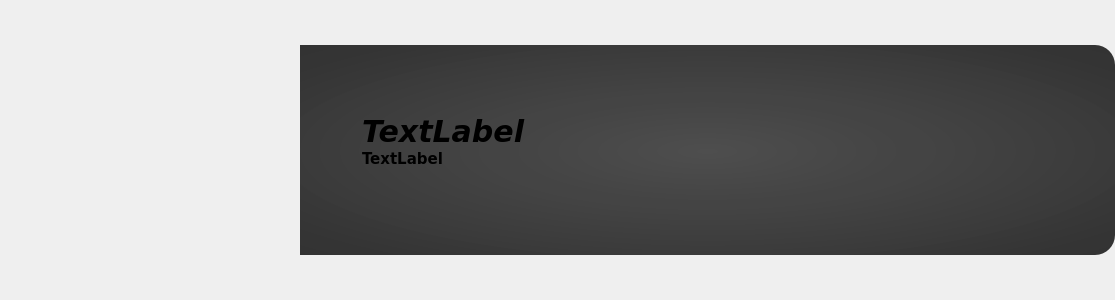
<?xml version="1.0" encoding="UTF-8"?>
<ui version="4.0">
 <class>MainWindow</class>
 <widget class="QMainWindow" name="MainWindow">
  <property name="geometry">
   <rect>
    <x>0</x>
    <y>0</y>
    <width>1115</width>
    <height>300</height>
   </rect>
  </property>
  <property name="minimumSize">
   <size>
    <width>1115</width>
    <height>300</height>
   </size>
  </property>
  <property name="maximumSize">
   <size>
    <width>1115</width>
    <height>300</height>
   </size>
  </property>
  <property name="windowTitle">
   <string>MainWindow</string>
  </property>
  <widget class="QWidget" name="centralwidget">
   <property name="minimumSize">
    <size>
     <width>1115</width>
     <height>300</height>
    </size>
   </property>
   <property name="maximumSize">
    <size>
     <width>1115</width>
     <height>300</height>
    </size>
   </property>
   <property name="styleSheet">
    <string notr="true">#widget_Song{
	border-image: url(:/prefijoNuevo/Spotify_visualizer_logo.png);
	border-top-right-radius: 20px;
	border-bottom-right-radius: 20px;
}

#widget_AlbumCover{
	
	border-image: url(:/prefijoNuevo/Spotify_visualizer_logo.png);
	border-radius: 20px;
}</string>
   </property>
   <layout class="QHBoxLayout" name="horizontalLayout">
    <property name="spacing">
     <number>0</number>
    </property>
    <property name="leftMargin">
     <number>0</number>
    </property>
    <property name="topMargin">
     <number>0</number>
    </property>
    <property name="rightMargin">
     <number>0</number>
    </property>
    <property name="bottomMargin">
     <number>0</number>
    </property>
    <item alignment="Qt::AlignmentFlag::AlignLeft|Qt::AlignmentFlag::AlignVCenter">
     <widget class="QWidget" name="widget_AlbumCover" native="true">
      <property name="minimumSize">
       <size>
        <width>300</width>
        <height>300</height>
       </size>
      </property>
      <property name="maximumSize">
       <size>
        <width>300</width>
        <height>300</height>
       </size>
      </property>
      <property name="styleSheet">
       <string notr="true">#widget_AlbumCover{
	border-image: url(:/prefijoNuevo/Spotify_visualizer_logo.png);
}
</string>
      </property>
      <layout class="QVBoxLayout" name="verticalLayout">
       <property name="spacing">
        <number>0</number>
       </property>
       <property name="leftMargin">
        <number>0</number>
       </property>
       <property name="topMargin">
        <number>0</number>
       </property>
       <property name="rightMargin">
        <number>0</number>
       </property>
       <property name="bottomMargin">
        <number>0</number>
       </property>
      </layout>
     </widget>
    </item>
    <item alignment="Qt::AlignmentFlag::AlignVCenter">
     <widget class="QWidget" name="widget_Song" native="true">
      <property name="minimumSize">
       <size>
        <width>815</width>
        <height>210</height>
       </size>
      </property>
      <property name="maximumSize">
       <size>
        <width>0</width>
        <height>210</height>
       </size>
      </property>
      <property name="styleSheet">
       <string notr="true">#widget_Song{
	border-image: url(:/prefijoNuevo/Spotify_visualizer_logo.png);
}

</string>
      </property>
      <layout class="QVBoxLayout" name="verticalLayout_2">
       <property name="spacing">
        <number>0</number>
       </property>
       <property name="leftMargin">
        <number>0</number>
       </property>
       <property name="topMargin">
        <number>0</number>
       </property>
       <property name="rightMargin">
        <number>0</number>
       </property>
       <property name="bottomMargin">
        <number>0</number>
       </property>
       <item>
        <widget class="QWidget" name="widget_InfoSong" native="true">
         <property name="styleSheet">
          <string notr="true">#widget_InfoSong{
	/*background-color: qradialgradient(spread:pad, cx:0.5, cy:0.5, radius:2, fx:0.499963, fy:0.506, stop:0 rgba(1, 1, 1, 173), stop:1 rgba(111, 111, 111, 255));*/
	
	background-color: qradialgradient(spread:pad, cx:0.5, cy:0.5, radius:2, fx:0.499963, fy:0.506, stop:0 rgba(1, 1, 1, 173), stop:1 rgba(0, 0, 0, 255));
	border-top-right-radius: 20px;
	border-bottom-right-radius: 20px;
}

#label_SongName{
	font-family: Verdana;
	font-size: 30px;
	font-style: italic;
	font-weight: bold;
}

#label_SongArtist{
	font-family: Verdana;
	font-size: 15px;
	font-weight: bold;	
}


</string>
         </property>
         <layout class="QVBoxLayout" name="verticalLayout_3">
          <property name="spacing">
           <number>0</number>
          </property>
          <property name="leftMargin">
           <number>0</number>
          </property>
          <property name="topMargin">
           <number>0</number>
          </property>
          <property name="rightMargin">
           <number>0</number>
          </property>
          <property name="bottomMargin">
           <number>0</number>
          </property>
          <item>
           <widget class="QWidget" name="widget_2" native="true">
            <layout class="QHBoxLayout" name="horizontalLayout_2">
             <property name="spacing">
              <number>0</number>
             </property>
             <property name="leftMargin">
              <number>0</number>
             </property>
             <property name="topMargin">
              <number>0</number>
             </property>
             <property name="rightMargin">
              <number>0</number>
             </property>
             <property name="bottomMargin">
              <number>0</number>
             </property>
             <item>
              <spacer name="horizontalSpacer">
               <property name="orientation">
                <enum>Qt::Orientation::Horizontal</enum>
               </property>
               <property name="sizeType">
                <enum>QSizePolicy::Policy::Minimum</enum>
               </property>
               <property name="sizeHint" stdset="0">
                <size>
                 <width>62</width>
                 <height>20</height>
                </size>
               </property>
              </spacer>
             </item>
             <item alignment="Qt::AlignmentFlag::AlignLeft|Qt::AlignmentFlag::AlignBottom">
              <widget class="QLabel" name="label_SongName">
               <property name="minimumSize">
                <size>
                 <width>750</width>
                 <height>0</height>
                </size>
               </property>
               <property name="maximumSize">
                <size>
                 <width>750</width>
                 <height>16777215</height>
                </size>
               </property>
               <property name="text">
                <string>TextLabel</string>
               </property>
              </widget>
             </item>
            </layout>
           </widget>
          </item>
          <item>
           <widget class="QWidget" name="widget_3" native="true">
            <layout class="QHBoxLayout" name="horizontalLayout_3">
             <property name="spacing">
              <number>0</number>
             </property>
             <property name="leftMargin">
              <number>0</number>
             </property>
             <property name="topMargin">
              <number>0</number>
             </property>
             <property name="rightMargin">
              <number>0</number>
             </property>
             <property name="bottomMargin">
              <number>0</number>
             </property>
             <item>
              <spacer name="horizontalSpacer_2">
               <property name="orientation">
                <enum>Qt::Orientation::Horizontal</enum>
               </property>
               <property name="sizeType">
                <enum>QSizePolicy::Policy::Minimum</enum>
               </property>
               <property name="sizeHint" stdset="0">
                <size>
                 <width>62</width>
                 <height>20</height>
                </size>
               </property>
              </spacer>
             </item>
             <item alignment="Qt::AlignmentFlag::AlignTop">
              <widget class="QLabel" name="label_SongArtist">
               <property name="minimumSize">
                <size>
                 <width>750</width>
                 <height>0</height>
                </size>
               </property>
               <property name="text">
                <string>TextLabel</string>
               </property>
              </widget>
             </item>
            </layout>
           </widget>
          </item>
         </layout>
        </widget>
       </item>
      </layout>
     </widget>
    </item>
   </layout>
  </widget>
 </widget>
 <resources>
  <include location="../../../../../../Descargas/res.qrc"/>
 </resources>
 <connections/>
</ui>
